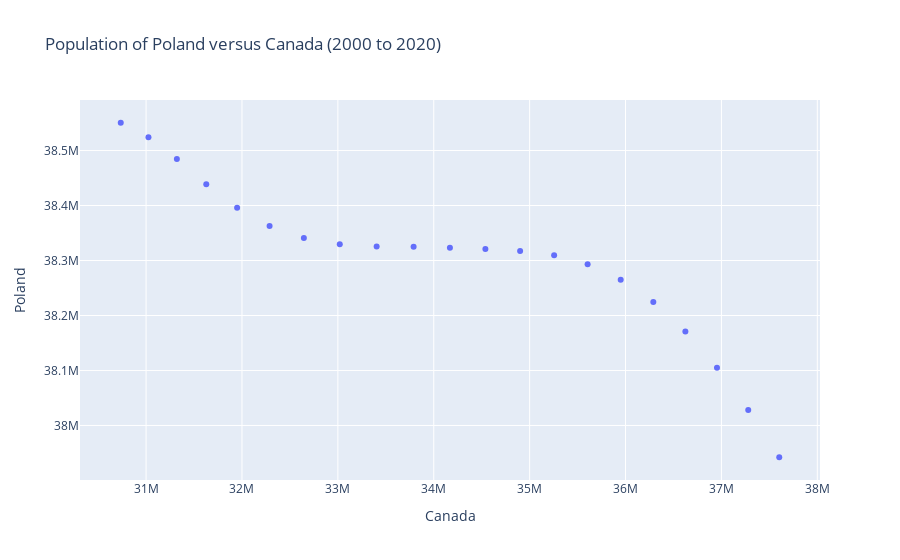

The cell this chart's notebook holds for it:
### Markdown cell above
### Scatter Plot

A scatter plot is similar to the line graphs we saw in the previous unit, but the observations are drawn as individual, unconnected points. They are often used when we are looking at a relationship between two measured variables.

Let's compare the populations of Canada and Poland over the last 20 years.

### Code cell
country_list = ['Canada','Poland']
import plotly.express as px
df2 = df[df['name'].isin(country_list)].set_index('name').drop(columns=['geo','indicator']).T.loc['2000':'2020']
fig = px.scatter(df2, x=country_list[0], y=country_list[1], title='Population of Poland versus Canada (2000 to 2020)')
fig.show()

### Figure 1 — Plotly figure (JSON) as saved in the notebook; plotly's stock layout.template omitted (floating-point values rounded to 4 significant figures)
{"data": [{"hovertemplate": "Canada=%{x}<br>Poland=%{y}<extra></extra>", "legendgroup": "", "marker": {"color": "#636efa", "symbol": "circle"}, "mode": "markers", "name": "", "showlegend": false, "type": "scatter", "x": [30735773, 31024732, 31320889, 31627806, 31949417, 32287980, 32645483, 33019932, 33404548, 33789831, 34168668, 34538622, 34900705, 35255495, 35604728, 35949709, 36289822, 36624199, 36953765, 37279811, 37603205], "xaxis": "x", "y": [38550495, 38524005, 38484472, 38438826, 38396066, 38362666, 38341036, 38329585, 38325689, 38324870, 38323402, 38320947, 38317404, 38309451, 38293060, 38265226, 38224410, 38170712, 38104832, 38028278, 37942231], "yaxis": "y"}], "layout": {"legend": {"tracegroupgap": 0}, "title": {"text": "Population of Poland versus Canada (2000 to 2020)"}, "xaxis": {"anchor": "y", "domain": [0, 1], "title": {"text": "Canada"}}, "yaxis": {"anchor": "x", "domain": [0, 1], "title": {"text": "Poland"}}}}
